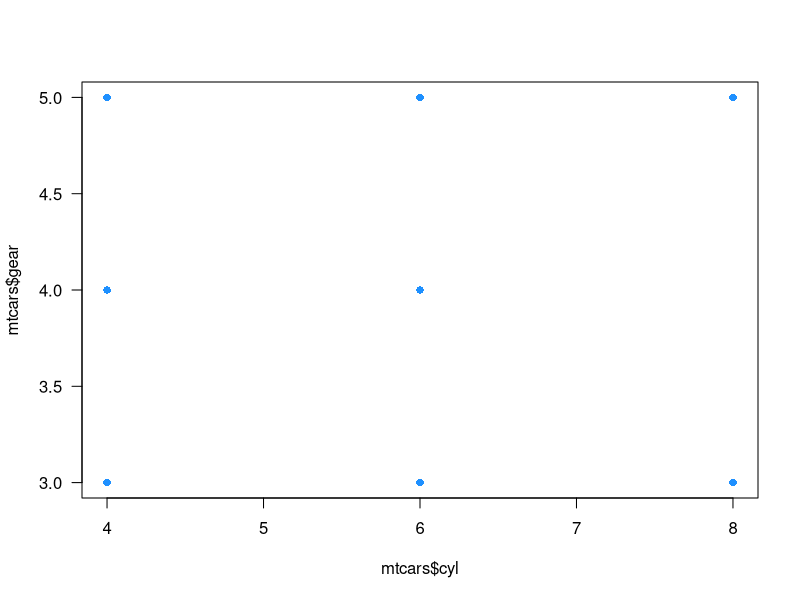

This chart was generated by the following R code:

library(plyr)

data(mtcars)

pdf('cars.pdf')
plot(mtcars$cyl, mtcars$gear, 
  pch=16, las=1, col='dodgerblue')
dev.off()

cylGear.cor <- cor.test(mtcars$cyl, mtcars$gear)

save.image('analysis.RData')


